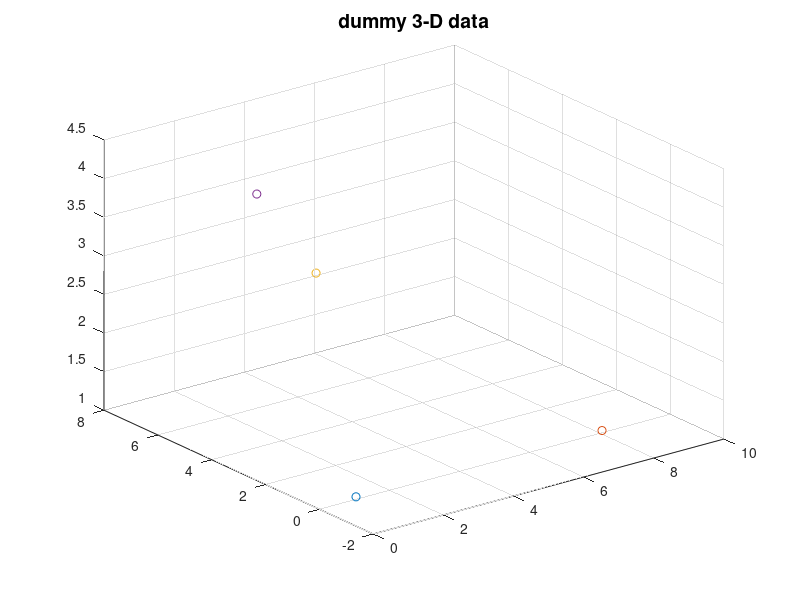

Write MATLAB code to recreate this figure. (Note: this script raises an error after producing the figure.)
close all
test =1;
if test == 1
mu1 = [1,0,1];
sigma1 = [1,0.5,1];
rng default
r1 = mvnrnd(mu1,sigma1,500);

mu2 = [8,0,1];
sigma2 = [1,1,1];
rng default
r2 = mvnrnd(mu2,sigma2,500);

mu3 = [6,8,2];
sigma3 = [1,0.5,1];
rng default
r3 = mvnrnd(mu3,sigma3,500);


mu4 = [2,5,4];
sigma4 = [0.5,1,1];
rng default
r4 = mvnrnd(mu4,sigma4,500);

[idx1,C1] = kmeans(r1,1);
[idx2,C2] = kmeans(r2,1);
[idx3,C3] = kmeans(r3,1);
[idx4,C4] = kmeans(r4,1); 


figure;
scatter3(C1(:,1),C1(:,2),C1(:,3),'bd');
hold on;
scatter3(C2(:,1),C2(:,2),C2(:,3),'r+');
scatter3(C3(:,1),C3(:,2),C3(:,3),'co');
scatter3(C4(:,1),C4(:,2),C4(:,3),'k*');
title('dummy 3-D data','FontSize',14)


% Convert each cluster's data to polar cordinate

[azimuth1,elevation1,r1]  = cart2sph(r1(:,1),r1(:,2),r1(:,3));
[azimuth2,elevation2,r2]  = cart2sph(r2(:,1),r2(:,2),r2(:,3));
[azimuth3,elevation3,r3]  = cart2sph(r3(:,1),r3(:,2),r3(:,3));
[azimuth4,elevation4,r4]  = cart2sph(r4(:,1),r4(:,2),r4(:,3));

% Keeep cluster's data in one matrix 
ri1 = [azimuth1,elevation1,r1];
ri2 = [azimuth2,elevation2,r2];
ri3 = [azimuth3,elevation3,r3];
ri4 = [azimuth4,elevation4,r4];  

%The matrix Contains  all data in polar
r = [azimuth1,elevation1,r1;
    azimuth2,elevation2,r2;
    azimuth3,elevation3,r3;
    azimuth4,elevation4,r4];  

% The matrix Contains  all data in Cartesian
[car(:,1),car(:,2),car(:,3)]  = sph2cart(r(:,1),r(:,2),r(:,3));
% [azimuth1,elevation1,r1]  = cart2sph(r1(:,1),r1(:,2),r1(:,3));
% [azimuth2,elevation2,r2]  = cart2sph(r2(:,1),r2(:,2),r2(:,3));
% [azimuth3,elevation3,r3]  = cart2sph(r3(:,1),r3(:,2),r3(:,3));
% [azimuth4,elevation4,r4]  = cart2sph(r4(:,1),r4(:,2),r4(:,3));

% [azimuth1,elevation1,r1]  = cart2sph(C1(1),C1(2),C1(3));
% [azimuth2,elevation2,r2]  = cart2sph(C2(1),C2(2),C2(3));
% [azimuth3,elevation3,r3]  = cart2sph(C3(1),C3(2),C3(3));
% [azimuth4,elevation4,r4]  = cart2sph(C4(1),C4(2),C4(3));
%%% added by J.C.
%[azimuth1,elevation1,r1]  = cart2sph(C1(1),C1(2),C1(3));
[azimuth2,elevation2,~]  = cart2sph(C2(1)-C1(1),C2(2)-C1(2),C2(3)-C1(3));
[azimuth3,elevation3,~]  = cart2sph(C3(1)-C1(1),C3(2)-C1(2),C3(3)-C1(3));
[azimuth4,elevation4,~]  = cart2sph(C4(1)-C1(1),C4(2)-C1(2),C4(3)-C1(3));


% mt3a = acos(1-pdist2([C3(1) C3(2) 0],[C2(1) C2(2) 0],'cosine'))
% mt4a = acos(1-pdist2([C4(1) C4(2) 0],[C2(1) C2(2) 0],'cosine'))
%%% added by J.C.
mt3a = azimuth3 - azimuth2;
mt4a = azimuth4 - azimuth2;
mtia = r(:,1)- azimuth2;

mt4t = elevation3-elevation2;%acos(1-pdist2([0 C4(2) C4(3)],[0 C2(2) C2(3)],'cosine'))
mt3t = elevation4-elevation2;%acos(1-pdist2([0 C3(2) C3(3)],[0 C2(2) C2(3)],'cosine'))
mtit = r(:,2)- elevation2;
% AX1 = cross([C3(1) C3(2) 0],[C2(1) C2(2) 0])
% AX2 = cross([0 C4(2) C4(3)],[0 C2(2) C2(3)])
% orig = r1;
%%% added by J.C.
AX1 = cross([C3(1) C3(2) 0],[C2(1) C2(2) 0]);
AX2 = cross([0 C4(2) C4(3)],[0 C2(2) C2(3)]);
orig = r1;


coefazimuth = @(X) (pi/2) * ((1/(mt4a-mt3a))*X+(((mt4a/mt3a)-2)/((mt4a/mt3a)-1)))-X;
coefelevation1 = @(X) (pi/2) * ((1/(mt4t-mt3t))*X+(((mt4t/mt3t)-2)/((mt4t/mt3t)-1)))-X;
% for i=1:length(theta1)
% r1(i,1) = theta1(i) + rodrigues_rot(r1(i,:),AX,coef(theta1(i)));
% r2(i,:)  = theta2(i) + rodrigues_rot(r2(i,:),AX,coef(theta2(i)));
% r3(i,:)  = theta3(i) + rodrigues_rot(r3(i,:),AX,coef(theta3(i)));
% r4(i,:)  = theta4(i) + rodrigues_rot(r4(i,:),AX,coef(theta4(i)));
% end
% 
% r1(i,:) = [];
% r2(i,:)  = [];
% r3(i,:)  = [];
% r4(i,:)  = [];
% AX = [0 0 1];
% r1 = rodrigues_rot(C1,AX,coefazimuth(azimuth1));
% r2  = rodrigues_rot(C2,AX,coefazimuth(azimuth2));
% r3  = rodrigues_rot(C3,AX,coefazimuth(azimuth3));
% r4  = rodrigues_rot(C4,AX,coefazimuth(azimuth4));
% 
% AX = [1 0 0];

% r1 =  rodrigues_rot(r1,AX,coefelevation1(elevation1));
% r2  = rodrigues_rot(r2,AX,coefelevation1(elevation2));
% r3  = rodrigues_rot(r3,AX,coefelevation1(elevation3));
% r4  = rodrigues_rot(r4,AX,coefelevation1(elevation4));
% r1 = C1
% r2 = C2
% r3 = script_roation( r2-r1,C3-r1, coefazimuth(mt3a)-mt3a, coefelevation1(mt4t)-mt4t) + r1
% r4 = script_roation( r2-r1,C4-r1, coefazimuth(mt4a)-mt4a, coefelevation1(mt3t)-mt3t) + r1
r1 = C1;
r2 = C2;
for i=1:length(ri1(:,2))
ri1(i,:) = script_roation( r2-r1,ri1(i,:)-r1, coefazimuth(mtia(i)), coefelevation1(mtit(i))) + r1;
ri2(i,:) = script_roation( r2-r1,ri2(i,:)-r1, coefazimuth(mtia(i)), coefelevation1(mtit(i))) + r1;
ri3(i,:) = script_roation( r2-r1,ri3(i,:)-r1, coefazimuth(mtia(i)), coefelevation1(mtit(i))) + r1;
ri4(i,:) = script_roation( r2-r1,ri4(i,:)-r1, coefazimuth(mtia(i)), coefelevation1(mtit(i))) + r1;
end

figure;scatter3(ri1(:,1),ri1(:,2),ri1(:,3),'bd');
hold on;scatter3(ri2(:,1),ri2(:,2),ri2(:,3),'r+');
hold on;scatter3(ri3(:,1),ri3(:,2),ri3(:,3),'co');
hold on;scatter3(ri4(:,1),ri4(:,2),ri4(:,3),'k*');
title('dummy 3-D data After Transformation')

elseif test == 2 %test passed for 2d
mu1 = [1,1];
sigma1 = [1,0.5];
rng default
r1 = mvnrnd(mu1,sigma1,1000);

mu2 = [8,0];
sigma2 = [1,1];
rng default
r2 = mvnrnd(mu2,sigma2,300);

mu3 = [6,8];
sigma3 = [1,0.5];
rng default
r3 = mvnrnd(mu3,sigma3,500);


mu4 = [2,5];
sigma4 = [0.5,1];
rng default
r4 = mvnrnd(mu4,sigma4,100);

figure;scatter(r1(:,1),r1(:,2),'bd');
hold on;scatter(r2(:,1),r2(:,2),'r+');
hold on;scatter(r3(:,1),r3(:,2),'co');
hold on;scatter(r4(:,1),r4(:,2),'k*');
title('dummy 2-D data','FontSize',14)

[theta1,rho1] = cart2pol(r1(:,1),r1(:,2));
[theta2,rho2] = cart2pol(r2(:,1),r2(:,2));
[theta3,rho3] = cart2pol(r3(:,1),r3(:,2));
[theta4,rho4] = cart2pol(r4(:,1),r4(:,2));
mt1 = mean(theta1);
mt2 = mean(theta2);
mt3 = mean(theta3)
mt4 = mean(theta4)
%lets find the vectors to the centroid
[idx,C1] = kmeans(r1,1);
[idx,C2] = kmeans(r2,1);
[idx,C3] = kmeans(r3,1);
 [idx,C4] = kmeans(r4,1);
% 
% [a,b]=cart2pol(C3(:,1),C3(:,2))
% [a,b]=cart2pol(C4(:,1),C4(:,2))
mt31 = acos(1-pdist2(C3,C2,'cosine'))
mt41 = acos(1-pdist2(C4,C2,'cosine'))

[theta1,rho1] = cart2pol(r1(:,1),r1(:,2));
[theta2,rho2] = cart2pol(r2(:,1),r2(:,2));
[theta3,rho3] = cart2pol(r3(:,1),r3(:,2));
[theta4,rho4] = cart2pol(r4(:,1),r4(:,2));

coef = @(X) (2*pi/3)*((1/(mt4-mt3))*X+(((mt4/mt3)-2)/((mt4/mt3)-1)))-X;

theta1 = theta1 + coef(theta1);
theta2 = theta2 + coef(theta2);
theta3 = theta3 + coef(theta3);
theta4 = theta4 + coef(theta4);



[x1,y1] = pol2cart(theta1,rho1);
[x2,y2] = pol2cart(theta2,rho2);
[x3,y3] = pol2cart(theta3,rho3);
[x4,y4] = pol2cart(theta4,rho4);

figure;
hold on;
scatter(x1,y1,'bd');
scatter(x2,y2,'r+');
scatter(x3,y3,'co');
scatter(x4,y4,'k*');
title('dummy 2-D data2','FontSize',14)


[theta1,rho1] = cart2pol(r1(:,1),r1(:,2));
[theta2,rho2] = cart2pol(r2(:,1),r2(:,2));
[theta3,rho3] = cart2pol(r3(:,1),r3(:,2));
[theta4,rho4] = cart2pol(r4(:,1),r4(:,2));

coef = @(X) (2*pi/3)*((1/(mt41-mt31))*X+(((mt41/mt31)-2)/((mt41/mt31)-1)))-X;

theta1 = theta1 + coef(theta1);
theta2 = theta2 + coef(theta2);
theta3 = theta3 + coef(theta3);
theta4 = theta4 + coef(theta4);



[x1,y1] = pol2cart(theta1,rho1);
[x2,y2] = pol2cart(theta2,rho2);
[x3,y3] = pol2cart(theta3,rho3);
[x4,y4] = pol2cart(theta4,rho4);

figure;
hold on;
scatter(x1,y1,'bd');
scatter(x2,y2,'r+');
scatter(x3,y3,'co');
scatter(x4,y4,'k*');
title('dummy 2-D data3','FontSize',14)
hold off
xlabel('X')
ylabel('Y')
zlabel('Z')
view(90,0)
pause
end

% % h1 = polar(theta1,rho1,'*');
% % h2 = polar(theta2,rho2,'*');
% % h3 = polar(theta3,rho3,'*');
% % h4 = polar(theta4,rho4,'*');


% close all
% 
% mu1 = [2,1];
% sigma1 = [0.05,0.05];
% r1 = mvnrnd(mu1,sigma1,1000);
% [theta1,rho1] = cart2pol(r1(:,1),r1(:,2));
% mt1 = mean(theta1);
% 
% mu2 = [0,1];
% sigma2 = [0.05,0.05];
% r2 = mvnrnd(mu2,sigma2,1000);
% [theta2,rho2] = cart2pol(r2(:,1),r2(:,2));
% mt2 = mean(theta2);
% 
% 
% rho=ones(length(theta1),1);
% h1 = polar(theta1,rho1,'*');
% set(h1)
% hold on 
% h2 = polar(theta2,rho2,'*');
% set(h2)
% 
% coef = @(X) (2*pi/3)*((1/((mt2/mt1-1)*mt1))*X+(((mt2/mt1)-2)/((mt2/mt1)-1)))-X;
% 
% h3 = polar(theta1 + coef(theta1),rho1,'o');
% set(h3)
% h4 = polar(theta2 + coef(theta2),rho2,'o');
% set(h4)
% %polarplot(theta,rho,'markersize',12)
% % 
% % theta1 = pi/6;
% % theta2 = pi/2;
% % rho=1;
% % polarplot(theta1,rho,'b-*')
% % hold on
% % polarplot(theta2,rho,'b-*')
% % 
% % coef = @(X) (2*pi/3)*((1/((theta2/theta1-1)*theta1))*X+(((theta2/theta1)-2)/((theta2/theta1)-1)))-X;
% % 
% % polarplot(theta1 + coef(theta1),rho,'r-*')
% % polarplot(theta2 + coef(theta2),rho,'r-*')